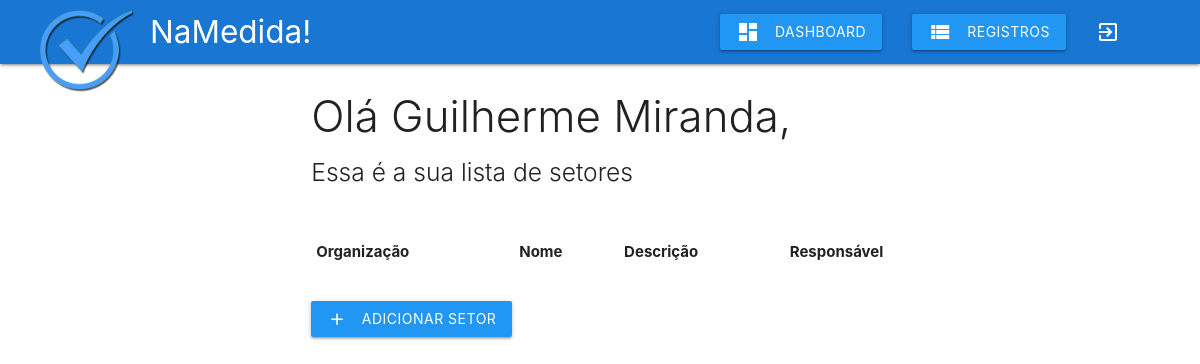
Before: /php/setor.php (signed in) with the older database file.
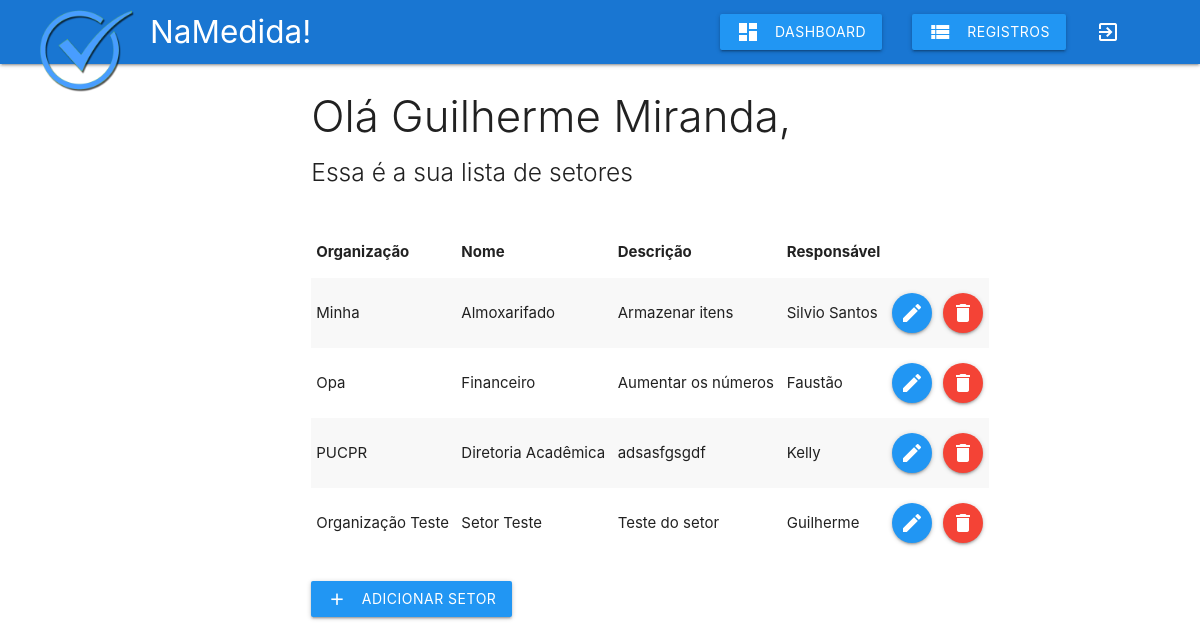
After: the same page with the newer database file.
### tables this page shows
CREATE TABLE `usuario` (
  `idUsuario` int(11) NOT NULL,
  `login` varchar(45) DEFAULT NULL,
  `senha` varchar(32) DEFAULT NULL,
  `nome` varchar(45) DEFAULT NULL
);

CREATE TABLE `setor` (
  `idSetor` int(11) NOT NULL,
  `nome` varchar(255) DEFAULT NULL,
  `descricao` varchar(255) DEFAULT NULL,
  `responsavel` varchar(255) DEFAULT NULL,
  `idOrganizacao` int(11) DEFAULT NULL
);

CREATE TABLE `organizacao` (
  `idOrganizacao` int(11) NOT NULL,
  `idUsuario` int(11) DEFAULT NULL,
  `nome` varchar(45) DEFAULT NULL,
  `descricao` varchar(255) DEFAULT NULL
);

### php/includes/dados-usuario.php (called while the page is built, shortened)
<?php
$id = $_SESSION['idUsuario'];
$sql = "SELECT * FROM usuario WHERE idUsuario = '$id'";
$resultado = mysqli_query($connect, $sql);
$dados = mysqli_fetch_array($resultado);
$ids_organizacao = array();

### php/includes/cabecalhos.php (called while the page is built, shortened)
<?php
$setor[] = 'Organização';
$setor[] = 'Nome';
$setor[] = 'Descrição';
$setor[] = 'Responsável';

### php/setor.php (the view, shortened to what this page needs)
<?php
include_once 'db_connect.php';
include_once 'includes/header.php';
include_once 'includes/dados-usuario.php';
include_once 'includes/cabecalhos.php';
include_once 'includes/navbar.php';
?>
<div class="row">
	<div class="col s12 m7 push-m3">
		<h3 class="light"> Olá <?php echo $dados['nome']; ?>,</h3>
		<h5 class="light">Essa é a sua lista de setores</h5>
		<table class="striped responsive-table">
			<thead>
				<tr>
				<?php
					foreach ($setor as $key) {
						echo "<th>$key</th>";
					}
				?>
				</tr>
			</thead>
			<tbody>
				<?php
					$sql = "SELECT * FROM setor WHERE ";
					for ($i=0; $i < count($ids_organizacao); $i++) {
						if ($i == 0):
							$sql = $sql."idOrganizacao = '$ids_organizacao[$i]'";
						else:
							$sql = $sql." or idOrganizacao = '$ids_organizacao[$i]'";
						endif;
					}
					$resultado = mysqli_query($connect, $sql);
					while ($setor_dados = mysqli_fetch_array($resultado)):
				?>
				<tr>
					<td><?php
						$id = $setor_dados['idOrganizacao'];
						$sql = "SELECT nome FROM organizacao WHERE idOrganizacao = '$id'";
						$organizacao_nome = mysqli_query($connect, $sql);
						$organizacao_nome = mysqli_fetch_array($organizacao_nome);
						echo $organizacao_nome['nome'];
					?></td>
					<td><?php echo $setor_dados['nome']; ?></td>
					<td><?php echo $setor_dados['descricao']; ?></td>
					<td><?php echo $setor_dados['responsavel']; ?></td>
					<td><a href="editar-setor.php?idSetor=<?php echo $setor_dados['idSetor']; ?>" class="btn-floating blue"><i class="material-icons">edit</i></a></td>
					<td><a href="#modal<?php echo $setor_dados['idSetor']; ?>" class="btn-floating red modal-trigger"><i class="material-icons">delete</i></a></td>
				</tr>
				<?php endwhile; ?>
			</tbody>
		</table>
		<br>
		<a class='btn waves-effect waves-light blue' href='adicionar-setor.php'>adicionar setor<i class="material-icons left">add</i></a>
	</div>
</div>
<?php
include_once 'includes/footer.php';
?>

### php/includes/header.php (shortened to what this page needs)
<!DOCTYPE html>
  <html>
    <head>
      <link rel="stylesheet" href="https://cdnjs.cloudflare.com/ajax/libs/materialize/1.0.0/css/materialize.min.css">
    </head>
    <body>

### php/includes/navbar.php (shortened to what this page needs)
<div class="navbar-fixed">
			<nav>
				<div class="nav-wrapper blue darken-2">
					<a href="#" class="brand-logo">NaMedida!</a>
					<div id="logo-login">
						<img src="../img/logo.png" width="100" style="position: absolute; margin-top: -200; left: 3%">
					</div>
					<ul id="navbar-items" class="hide-on-med-and-down right">
						<li><a href="dashboard.php" class="waves-effect waves-light blue btn">Dashboard<i class="material-icons left">dashboard</i></a></li>
						<li>
							<a class='dropdown-button btn blue waves-effect waves-light' href='#' data-target='dropdown1'>Registros<i class="material-icons left">view_list</i></a>
						</li>
						<li><a title="Sair" href="logout.php"><i class="material-icons left">exit_to_app</i></a></li>
					</ul>
				</div>
			</nav>
</div>

### php/includes/footer.php (shortened to what this page needs)
</body>
</html>

### php/includes/style.php (style rules this page uses)
.hide-on-med-and-down { margin-right: 50px; }
.brand-logo { margin-left: 150px; }
.responsive-table { margin-top: 40px; }

Changed rows visible on the page:
added setor: idOrganizacao.nome "Minha", nome "Almoxarifado", descricao "Armazenar itens", responsavel "Silvio Santos"
added setor: idOrganizacao.nome "Opa", nome "Financeiro", descricao "Aumentar os números", responsavel "Faustão"
added setor: idOrganizacao.nome "PUCPR", nome "Diretoria Acadêmica", descricao "adsasfgsgdf", responsavel "Kelly"
added setor: idOrganizacao.nome "Organização Teste", nome "Setor Teste", descricao "Teste do setor", responsavel "Guilherme"
